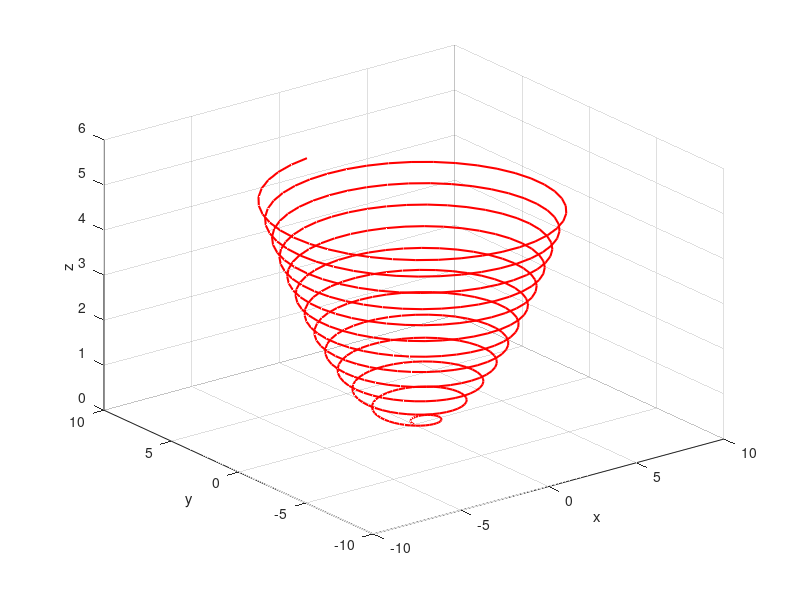

Write the MATLAB code that produced this figure.
t = 0:0.05:8*pi;
x = sqrt(2*t) .* sin(3*t);
y = sqrt(2*t) .* cos(3*t);
z = 0.2 * t;

plot3(x, y, z, 'r', 'linewidth', 1.5);
grid on;
xlabel('x');
ylabel('y');
zlabel('z');
